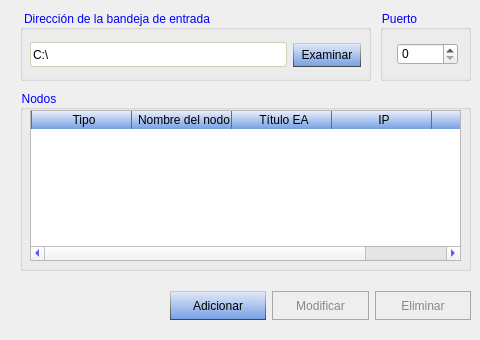
       <widget class="QWidget" name="tab_general_2">
        <attribute name="title">
         <string>General</string>
        </attribute>
        <widget class="QGroupBox" name="groupBox_20">
         <property name="geometry">
          <rect>
           <x>20</x>
           <y>10</y>
           <width>351</width>
           <height>71</height>
          </rect>
         </property>
         <property name="styleSheet">
          <string notr="true">color: rgb(0, 0, 255);</string>
         </property>
         <property name="title">
          <string>Dirección de la bandeja de entrada</string>
         </property>
         <widget class="QWidget" name="layoutWidget">
          <property name="geometry">
           <rect>
            <x>10</x>
            <y>30</y>
            <width>331</width>
            <height>30</height>
           </rect>
          </property>
          <layout class="QHBoxLayout" name="horizontalLayout_4">
           <item>
            <widget class="QLineEdit" name="lineEdit_6">
             <property name="minimumSize">
              <size>
               <width>58</width>
               <height>25</height>
              </size>
             </property>
             <property name="maximumSize">
              <size>
               <width>16777215</width>
               <height>16777215</height>
              </size>
             </property>
             <property name="styleSheet">
              <string notr="true">border: 1px solid rgb(208, 208, 191);
border-radius: 3px;
color: rgb(0, 0, 0);</string>
             </property>
             <property name="text">
              <string>C:\</string>
             </property>
            </widget>
           </item>
           <item>
            <widget class="QPushButton" name="pushButton_18">
             <property name="minimumSize">
              <size>
               <width>68</width>
               <height>24</height>
              </size>
             </property>
             <property name="styleSheet">
              <string notr="true">QPushButton{
	color: rgb(0, 0, 0);
	background-color: qlineargradient(spread:pad, x1:0.494318, y1:1, x2:0.5, y2:0, stop:0 rgba(116, 159, 229, 255), stop:1 rgba(228, 235, 247, 255));
	border-top: 1px solid rgb(202, 202, 202);
	border-bottom: 1px solid rgb(70, 70, 70);
	border-left: 1px solid qlineargradient(spread:pad, x1:0.505682, y1:1, x2:0.505227, y2:0, stop:0 rgba(70, 70, 70, 255), stop:1 rgba(202, 202, 202, 255));
	border-right: 1px solid qlineargradient(spread:pad, x1:0.505682, y1:1, x2:0.505227, y2:0, stop:0 rgba(70, 70, 70, 255), stop:1 rgba(202, 202, 202, 255));
}

QPushButton:hover{
	color: rgb(0, 0, 0);
	border: none;
	background-color: qlineargradient(spread:pad, x1:0.511, y1:0, x2:0.568, y2:1, stop:0 rgba(116, 159, 229, 255), stop:1 rgba(228, 235, 247, 255));
}

QPushButton:checked{
	color: rgb(0, 0, 0);
	background-color: qlineargradient(spread:pad, x1:0.511, y1:0, x2:0.568, y2:1, stop:0 rgba(116, 159, 229, 255), stop:1 rgba(228, 235, 247, 255));
	border-bottom: 1px solid rgb(202, 202, 202);
	border-top: 1px solid rgb(70, 70, 70);
	border-left: 1px solid qlineargradient(spread:pad, x1:0.5, y1:0, x2:0.488, y2:1, stop:0 rgba(70, 70, 70, 255), stop:1 rgba(202, 202, 202, 255));
	border-right: 1px solid qlineargradient(spread:pad, x1:0.5, y1:0, x2:0.488, y2:1, stop:0 rgba(70, 70, 70, 255), stop:1 rgba(202, 202, 202, 255));
}

QPushButton:disabled{
	color: rgb(136, 136, 136);
	border: 1px solid rgb(167, 167, 167);
	
	background-color: rgb(238, 238, 238);
}
</string>
             </property>
             <property name="text">
              <string>Examinar</string>
             </property>
            </widget>
           </item>
          </layout>
         </widget>
        </widget>
        <widget class="QGroupBox" name="groupBox_21">
         <property name="geometry">
          <rect>
           <x>380</x>
           <y>10</y>
           <width>91</width>
           <height>71</height>
          </rect>
         </property>
         <property name="styleSheet">
          <string notr="true">color: rgb(0, 0, 255);</string>
         </property>
         <property name="title">
          <string>Puerto</string>
         </property>
         <widget class="QSpinBox" name="spinBox_7">
          <property name="geometry">
           <rect>
            <x>17</x>
            <y>33</y>
            <width>61</width>
            <height>22</height>
           </rect>
          </property>
          <property name="sizePolicy">
           <sizepolicy hsizetype="Minimum" vsizetype="Fixed">
            <horstretch>0</horstretch>
            <verstretch>3</verstretch>
           </sizepolicy>
          </property>
          <property name="styleSheet">
           <string notr="true">color: rgb(0, 0, 0);</string>
          </property>
         </widget>
        </widget>
        <widget class="QGroupBox" name="groupBox_22">
         <property name="geometry">
          <rect>
           <x>20</x>
           <y>90</y>
           <width>451</width>
           <height>181</height>
          </rect>
         </property>
         <property name="styleSheet">
          <string notr="true">color: rgb(0, 0, 255);</string>
         </property>
         <property name="title">
          <string>Nodos</string>
         </property>
         <widget class="QTableWidget" name="tableWidget_4">
          <property name="geometry">
           <rect>
            <x>10</x>
            <y>20</y>
            <width>431</width>
            <height>151</height>
           </rect>
          </property>
          <property name="styleSheet">
           <string notr="true">QHeaderView::section {
    background-color: qlineargradient(spread:pad, x1:0.5, y1:1, x2:0.494, y2:0, stop:0 rgba(117, 160, 229, 255), stop:1 rgba(233, 238, 248, 255));
    color: black;
    padding-left: 5px;
	border:none;
    border-left: 1px solid #6c6c6c;
}

QTableWidget{
	color: black;
}

</string>
          </property>
          <column>
           <property name="text">
            <string>Tipo</string>
           </property>
          </column>
          <column>
           <property name="text">
            <string>Nombre del nodo</string>
           </property>
          </column>
          <column>
           <property name="text">
            <string>Título EA</string>
           </property>
          </column>
          <column>
           <property name="text">
            <string>IP</string>
           </property>
          </column>
          <column>
           <property name="text">
            <string>Puerto</string>
           </property>
          </column>
         </widget>
        </widget>
        <widget class="QWidget" name="layoutWidget">
         <property name="geometry">
          <rect>
           <x>170</x>
           <y>280</y>
           <width>301</width>
           <height>51</height>
          </rect>
         </property>
         <layout class="QHBoxLayout" name="horizontalLayout_5">
          <item>
           <widget class="QPushButton" name="pushButton_21">
            <property name="minimumSize">
             <size>
              <width>0</width>
              <height>29</height>
             </size>
            </property>
            <property name="styleSheet">
             <string notr="true">QPushButton{
	color: rgb(0, 0, 0);
	background-color: qlineargradient(spread:pad, x1:0.494318, y1:1, x2:0.5, y2:0, stop:0 rgba(116, 159, 229, 255), stop:1 rgba(228, 235, 247, 255));
	border-top: 1px solid rgb(202, 202, 202);
	border-bottom: 1px solid rgb(70, 70, 70);
	border-left: 1px solid qlineargradient(spread:pad, x1:0.505682, y1:1, x2:0.505227, y2:0, stop:0 rgba(70, 70, 70, 255), stop:1 rgba(202, 202, 202, 255));
	border-right: 1px solid qlineargradient(spread:pad, x1:0.505682, y1:1, x2:0.505227, y2:0, stop:0 rgba(70, 70, 70, 255), stop:1 rgba(202, 202, 202, 255));
}

QPushButton:hover{
	color: rgb(0, 0, 0);
	border: none;
	background-color: qlineargradient(spread:pad, x1:0.511, y1:0, x2:0.568, y2:1, stop:0 rgba(116, 159, 229, 255), stop:1 rgba(228, 235, 247, 255));
}

QPushButton:checked{
	color: rgb(0, 0, 0);
	background-color: qlineargradient(spread:pad, x1:0.511, y1:0, x2:0.568, y2:1, stop:0 rgba(116, 159, 229, 255), stop:1 rgba(228, 235, 247, 255));
	border-bottom: 1px solid rgb(202, 202, 202);
	border-top: 1px solid rgb(70, 70, 70);
	border-left: 1px solid qlineargradient(spread:pad, x1:0.5, y1:0, x2:0.488, y2:1, stop:0 rgba(70, 70, 70, 255), stop:1 rgba(202, 202, 202, 255));
	border-right: 1px solid qlineargradient(spread:pad, x1:0.5, y1:0, x2:0.488, y2:1, stop:0 rgba(70, 70, 70, 255), stop:1 rgba(202, 202, 202, 255));
}

QPushButton:disabled{
	color: rgb(136, 136, 136);
	border: 1px solid rgb(167, 167, 167);
	
	background-color: rgb(238, 238, 238);
}
</string>
            </property>
            <property name="text">
             <string>Adicionar</string>
            </property>
           </widget>
          </item>
          <item>
           <widget class="QPushButton" name="pushButton_20">
            <property name="enabled">
             <bool>false</bool>
            </property>
            <property name="minimumSize">
             <size>
              <width>0</width>
              <height>29</height>
             </size>
            </property>
            <property name="styleSheet">
             <string notr="true">QPushButton{
	color: rgb(0, 0, 0);
	background-color: qlineargradient(spread:pad, x1:0.494318, y1:1, x2:0.5, y2:0, stop:0 rgba(116, 159, 229, 255), stop:1 rgba(228, 235, 247, 255));
	border-top: 1px solid rgb(202, 202, 202);
	border-bottom: 1px solid rgb(70, 70, 70);
	border-left: 1px solid qlineargradient(spread:pad, x1:0.505682, y1:1, x2:0.505227, y2:0, stop:0 rgba(70, 70, 70, 255), stop:1 rgba(202, 202, 202, 255));
	border-right: 1px solid qlineargradient(spread:pad, x1:0.505682, y1:1, x2:0.505227, y2:0, stop:0 rgba(70, 70, 70, 255), stop:1 rgba(202, 202, 202, 255));
}

QPushButton:hover{
	color: rgb(0, 0, 0);
	border: none;
	background-color: qlineargradient(spread:pad, x1:0.511, y1:0, x2:0.568, y2:1, stop:0 rgba(116, 159, 229, 255), stop:1 rgba(228, 235, 247, 255));
}

QPushButton:checked{
	color: rgb(0, 0, 0);
	background-color: qlineargradient(spread:pad, x1:0.511, y1:0, x2:0.568, y2:1, stop:0 rgba(116, 159, 229, 255), stop:1 rgba(228, 235, 247, 255));
	border-bottom: 1px solid rgb(202, 202, 202);
	border-top: 1px solid rgb(70, 70, 70);
	border-left: 1px solid qlineargradient(spread:pad, x1:0.5, y1:0, x2:0.488, y2:1, stop:0 rgba(70, 70, 70, 255), stop:1 rgba(202, 202, 202, 255));
	border-right: 1px solid qlineargradient(spread:pad, x1:0.5, y1:0, x2:0.488, y2:1, stop:0 rgba(70, 70, 70, 255), stop:1 rgba(202, 202, 202, 255));
}

QPushButton:disabled{
	color: rgb(136, 136, 136);
	border: 1px solid rgb(167, 167, 167);
	
	background-color: rgb(238, 238, 238);
}
</string>
            </property>
            <property name="text">
             <string>Modificar</string>
            </property>
           </widget>
          </item>
          <item>
           <widget class="QPushButton" name="pushButton_19">
            <property name="enabled">
             <bool>false</bool>
            </property>
            <property name="minimumSize">
             <size>
              <width>0</width>
              <height>29</height>
             </size>
            </property>
            <property name="styleSheet">
             <string notr="true">QPushButton{
	color: rgb(0, 0, 0);
	background-color: qlineargradient(spread:pad, x1:0.494318, y1:1, x2:0.5, y2:0, stop:0 rgba(116, 159, 229, 255), stop:1 rgba(228, 235, 247, 255));
	border-top: 1px solid rgb(202, 202, 202);
	border-bottom: 1px solid rgb(70, 70, 70);
	border-left: 1px solid qlineargradient(spread:pad, x1:0.505682, y1:1, x2:0.505227, y2:0, stop:0 rgba(70, 70, 70, 255), stop:1 rgba(202, 202, 202, 255));
	border-right: 1px solid qlineargradient(spread:pad, x1:0.505682, y1:1, x2:0.505227, y2:0, stop:0 rgba(70, 70, 70, 255), stop:1 rgba(202, 202, 202, 255));
}

QPushButton:hover{
	color: rgb(0, 0, 0);
	border: none;
	background-color: qlineargradient(spread:pad, x1:0.511, y1:0, x2:0.568, y2:1, stop:0 rgba(116, 159, 229, 255), stop:1 rgba(228, 235, 247, 255));
}

QPushButton:checked{
	color: rgb(0, 0, 0);
	background-color: qlineargradient(spread:pad, x1:0.511, y1:0, x2:0.568, y2:1, stop:0 rgba(116, 159, 229, 255), stop:1 rgba(228, 235, 247, 255));
	border-bottom: 1px solid rgb(202, 202, 202);
	border-top: 1px solid rgb(70, 70, 70);
	border-left: 1px solid qlineargradient(spread:pad, x1:0.5, y1:0, x2:0.488, y2:1, stop:0 rgba(70, 70, 70, 255), stop:1 rgba(202, 202, 202, 255));
	border-right: 1px solid qlineargradient(spread:pad, x1:0.5, y1:0, x2:0.488, y2:1, stop:0 rgba(70, 70, 70, 255), stop:1 rgba(202, 202, 202, 255));
}

QPushButton:disabled{
	color: rgb(136, 136, 136);
	border: 1px solid rgb(167, 167, 167);
	
	background-color: rgb(238, 238, 238);
}
</string>
            </property>
            <property name="text">
             <string>Eliminar</string>
            </property>
           </widget>
          </item>
         </layout>
        </widget>
       </widget>
